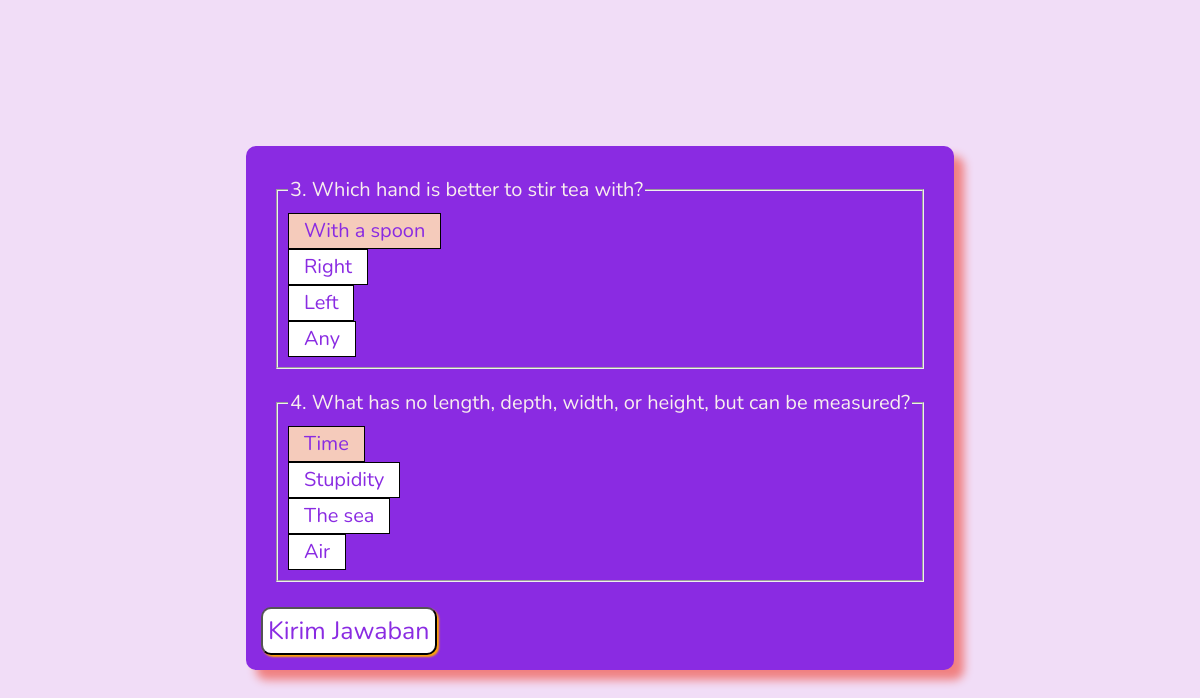
The app's page /test/2 with its own data.
### tables this page shows
CREATE TABLE question 
    (id INTEGER PRIMARY KEY, 
    question VARCHAR,
    answer VARCHAR,
    wrong1 VARCHAR,
    wrong2 VARCHAR,
    wrong3 VARCHAR);

### main.py (the view)
@app.route('/test')
@app.route('/test/<id>')
def test(id=None):
    keyword = request.args.get('quiz_id', type=int)
    if keyword:
        start_quiz(keyword)
        data = show_questions_by_quiz_id(keyword)
        data = shuffle_options(data)
        return render_template('test.html', data=data)
    elif id:
        start_quiz(int(id))
        data = show_questions_by_quiz_id(id)
        return render_template('test.html', data=data)
    return 'Halaman Test'

### db.py (called while the page is built)
def open():
    global conn, cursor
    conn = sqlite3.connect(db_name)
    cursor = conn.cursor()

def show_questions_by_quiz_id(id):
    open()
    cursor.execute('''SELECT * from quiz_content
                    WHERE quiz_id = (?)''', str(id))
    data = cursor.fetchall()
    questions = list()
    for (id, quiz_id, question_id) in data:
        cursor.execute('''SELECT * FROM question
                       WHERE id = ''' + str(question_id))
        question =cursor.fetchone()
        questions.append(question)
    conn.commit()
    return questions

### main.py (called while the page is built)
def start_quiz(quiz_id):
    session['quiz'] = quiz_id
    session['last_question'] = 0
    session['answers'] = 0
    session['total'] = 0

### templates/test.html (shortened to what this page needs)
<!DOCTYPE html>
<html lang="en">
<head>
    <link rel="stylesheet" href="{{ url_for('static', filename='style.css') }}">
</head>
<body>
  <div class="container">
    {% if data %}
    <form method="post" action="/result">
        {% for question in data %}
        <fieldset>
          <legend>{{question[0]}}. {{question[1]}}</legend>
          <div class="form_radio_btn">
            <label for="{{question[2]}}">{{question[2]}}</label>
          </div>
          <div class="form_radio_btn">
            <label for="{{question[3]}}">{{question[3]}}</label>
          </div>
          <div class="form_radio_btn">
            <label for="{{question[4]}}">{{question[4]}}</label>
          </div>
            <div class="form_radio_btn">
              <label for="{{question[5]}}">{{question[5]}}</label>
            </div>
          </fieldset>
          {% endfor %}
          <input type="submit" value="Kirim Jawaban">
        </form>
        {% else %}
        <h1>Data masih kosong! Silahkan setting database dulu!</h1>
        {% endif %}
  </div>
</body>
</html>

### static/style.css (style rules this page uses)
* { font-family: "Nunito", sans-serif; }
body { background-image: url(https://template.canva.com/EAGnYt64Sg8/1/0/1280w-6Xkt_lbGKbE.jpg); background-size: contain; color: #f8eeee; background-color: rgb(241, 221, 247); font-size: 20px; }
.container { width: fit-content; height: 100vh; margin: 0 auto; display: flex; justify-content: center; align-items: center; }
form { background-color: blueviolet; border-radius: 10px; padding: 10px; box-shadow: 10px 10px 10px 0 lightcoral; }
input[type="submit"] { background-color: white; border-radius: 10px; padding: 5px; font-size: 25px; color: blueviolet; margin: 5px; box-shadow: 2px 2px 2px 0 orange; }
input[type=radio]:checked + label { background: #f5cbbb; }
.form_radio_btn label { display: inline-block; color: blueviolet; cursor: pointer; padding: 0px 15px; line-height: 34px; border: 1px solid rgb(0, 0, 0); user-select: none; background: #ffffff; }
fieldset { margin: 20px; padding: 10px; }

### records on screen
question: id "3", question "Which hand is better to stir tea with?", answer "With a spoon", wrong1 "Right", wrong2 "Left", wrong3 "Any"
question: id "4", question "What has no length, depth, width, or height, but can be measured?", answer "Time", wrong1 "Stupidity", wrong2 "The sea", wrong3 "Air"
